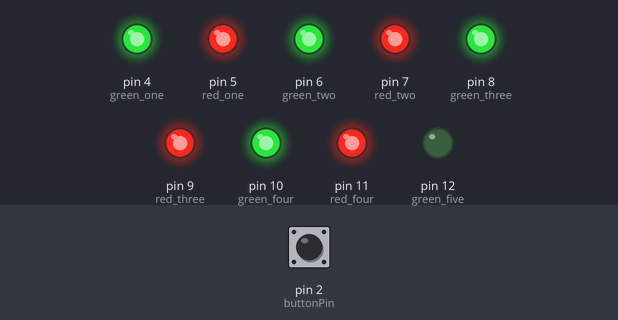
The sketch below on a simulated Arduino Uno, built with avr-gcc and run on an emulated ATmega328P. On the bench: output pins drawn as LEDs (lit = HIGH). Dashed ring = blinking. The inputs (shaded band) are chosen by the test bench; at power-on: pin 2 (buttonPin) LOW.

Above: at 1.27 s.
1.3 s: pin 2 (buttonPin) pulled HIGH for 0.15 s
At 1.72 s:
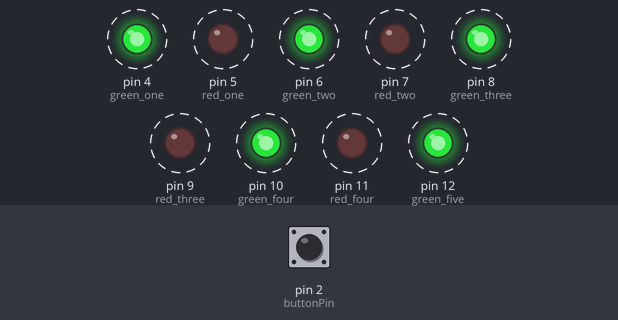
4.3 s: pin 2 (buttonPin) pulled HIGH for 3.2 s
At 4.47 s:
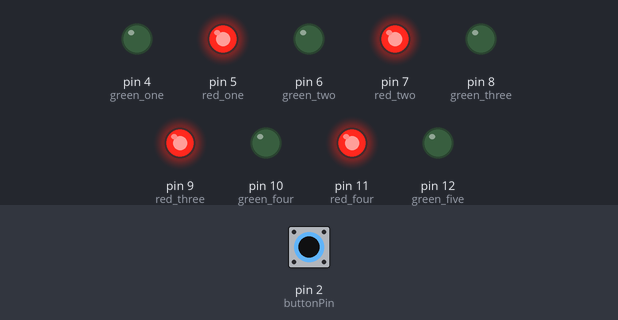
12.0 s: pin 2 (buttonPin) pulled HIGH for 1 s
At 12.02 s:
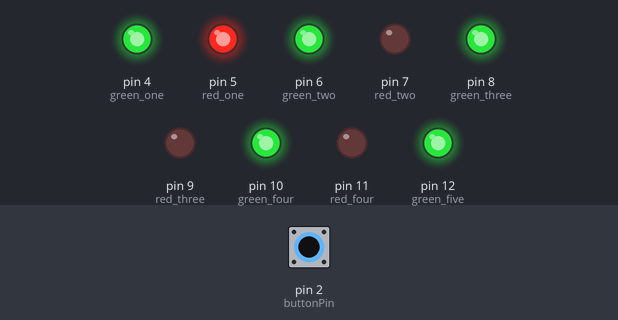
19.0 s: pin 2 (buttonPin) pulled HIGH for 0.15 s
Timing chart, 0 to 26.1 s (numbered marks = the images above; inputs shaded):
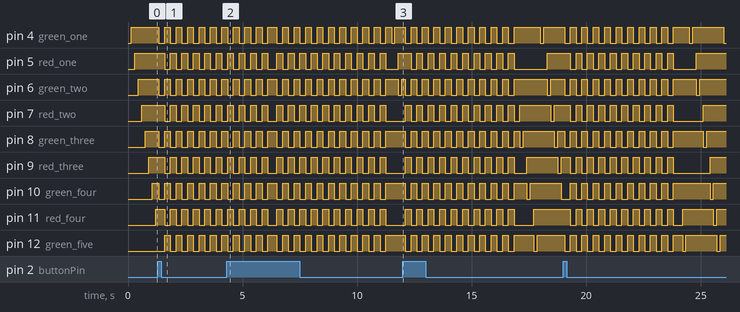

Measured:
- after the input at 1.3 s, pin 4 (green_one), pin 6 (green_two), pin 8 (green_three), pin 10 (green_four): alternates HIGH for 0.25 s and LOW for 0.25 s, starting after 0.05 s; pin 5 (red_one), pin 7 (red_two), pin 9 (red_three), pin 11 (red_four), pin 12 (green_five): alternates HIGH for 0.25 s and LOW for 0.25 s, starting after 0.30 s

The sketch:

ChristmasLights.ino
```cpp
#include "pitches.h"

// Light pins
const byte red_one = 5;
const byte red_two = 7;
const byte red_three = 9;
const byte red_four = 11;
const byte green_one = 4;
const byte green_two = 6;
const byte green_three = 8;
const byte green_four = 10;
const byte green_five = 12;

// Other pins
const byte buttonPin = 2;

// Other constants
const int numLeds = 9;
const byte leds [numLeds] = {green_one, red_one, green_two, red_two, green_three, red_three, green_four, red_four, green_five};
const int noteDuration = 1000;
const int half_note = noteDuration/2;
const int quarter_note = noteDuration/4;

// Variables that will change
boolean playingJingle = false;
int inactiveLedCounter = 0;
boolean redsOn = false;
boolean greensOn = false;

void setup() {
  // Outputs
  pinMode(green_five, OUTPUT);
  pinMode(green_four, OUTPUT);
  pinMode(green_three, OUTPUT);
  pinMode(green_two, OUTPUT);
  pinMode(green_one, OUTPUT);
  pinMode(red_four, OUTPUT);
  pinMode(red_three, OUTPUT);
  pinMode(red_two, OUTPUT);
  pinMode(red_one, OUTPUT);

  // Inputs
  pinMode(buttonPin, INPUT);

  // Starting leds

}

void loop() {
  if (!playingJingle) {
    if (digitalRead(buttonPin) == HIGH) {
      playJingle();
    }
    loopLeds();
    delay(150);
  }
}

void loopLeds() {
  int turnOn = inactiveLedCounter - 1;
  if (turnOn != -1) {
    digitalWrite(leds[turnOn], HIGH);
  }
  else {
    digitalWrite(leds[numLeds], HIGH);
  }
  digitalWrite(leds[inactiveLedCounter], LOW);
  if (inactiveLedCounter++ == numLeds) {
    inactiveLedCounter = 0;
  }
}

void playJingle() {
  // We want to alternate reds and greens, so we will pre-toggle the greens
  toggleGreens();
  for (int i = 0; i < 20; i++) {
    toggleReds();
    toggleGreens();
    delay(250);
  }
  // Reset booleans
  greensOn = false;
  redsOn = false;

  // Jingle finished
  playingJingle = false;
}

void toggleGreens() {
  if (greensOn) {
    digitalWrite(green_one, LOW);
    digitalWrite(green_two, LOW);
    digitalWrite(green_three, LOW);
    digitalWrite(green_four, LOW);
    digitalWrite(green_five, LOW);
  }
  else {
    digitalWrite(green_one, HIGH);
    digitalWrite(green_two, HIGH);
    digitalWrite(green_three, HIGH);
    digitalWrite(green_four, HIGH);
    digitalWrite(green_five, HIGH);
  }
  greensOn = !greensOn;
}

void toggleReds() {
  if (redsOn) {
    digitalWrite(red_one, LOW);
    digitalWrite(red_two, LOW);
    digitalWrite(red_three, LOW);
    digitalWrite(red_four, LOW);
  }
  else {
    digitalWrite(red_one, HIGH);
    digitalWrite(red_two, HIGH);
    digitalWrite(red_three, HIGH);
    digitalWrite(red_four, HIGH);
  }
  redsOn = !redsOn;
}
```

pitches.h
```cpp
#define NOTE_C4  262
#define NOTE_D4  294
#define NOTE_E4  330
#define NOTE_F4  349
#define NOTE_G4  392
```
